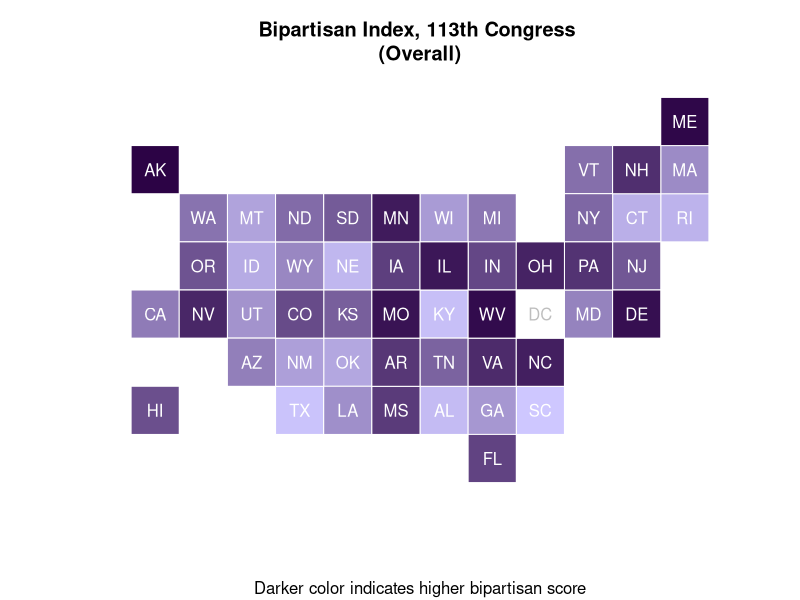
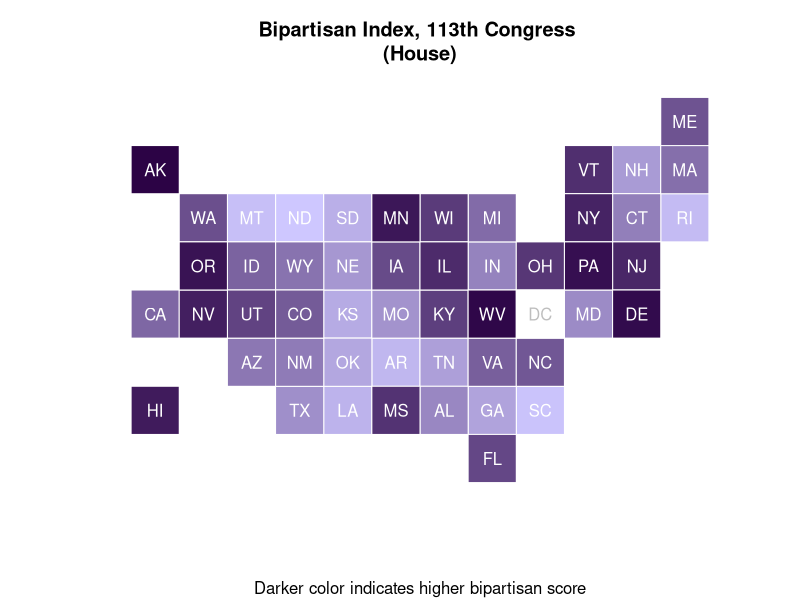
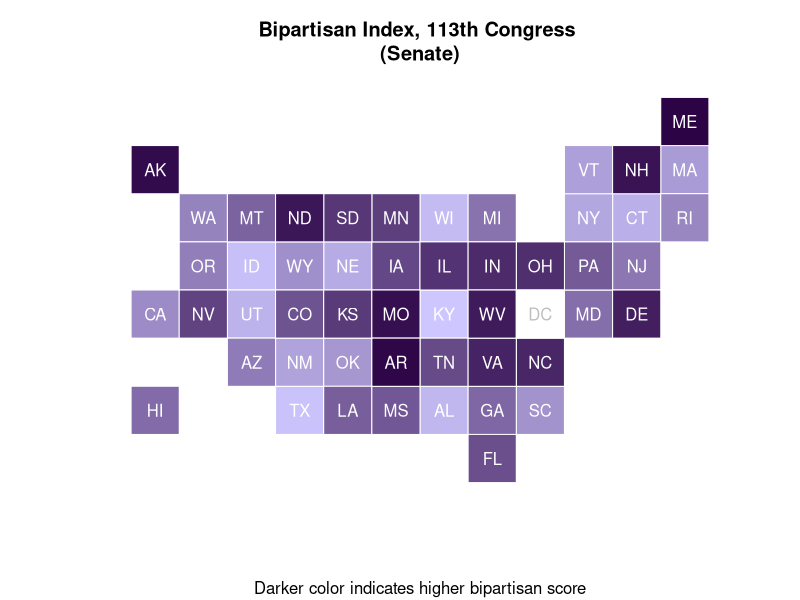

Recreate these plots in R, in order.
# Bipartisan score data visualization
# 03-Gridmap.R
# Author: Huade Huo <hh561@georgetown.edu>
# License: MIT

# Read griddata
griddata <- read.csv("Data/gridmap.csv")
HvSv <- read.csv("Data/HvSv.csv")

# Gradient of n colors
# startColor = "#CEC7FF", endColor = "#290042" -purple

colorPalettefun <- function(startColor = "#CEC7FF", endColor = "#290042", numColor = 51){
  colfunc <- colorRampPalette(c(startColor, endColor))
  colfunc(numColor)
}

# Merge grid data and users' data
SelectSort <- function(df, state_abb, value){
  data <- df[c(state_abb, value)]
  names(data) <- c("abb", "datavalue")
  data <- merge(griddata, data, by = "abb")
  data <- data[order(data$datavalue),]
  return(data)
}

# Main function
gridMap <- function(title, Subtitle){
  # Assign colors
  data_sc$gridColor <- colorPalettefun(numColor = 51)
  
  # Init plot
  plot(c(0, 12), c(0,8), type = "n", bty="n", 
       xaxt='n', yaxt='n', ann=FALSE,asp=1)
  title(main = title, sub = Subtitle)
  
  for (i in 1:nrow(data_sc)){
    if (!is.na(data_sc$datavalue[i])){
      rect(data_sc$xl[i],data_sc$yb[i],data_sc$xr[i],data_sc$yt[i],col=data_sc$gridColor[i], border="white")
      text(0.5*(data_sc$xl[i]+data_sc$xr[i]),
           0.5*(data_sc$yb[i]+data_sc$yt[i]), 
           labels = data_sc$abb[i],
           col = "white")
    }
    else {
      rect(data_sc$xl[i],data_sc$yb[i],data_sc$xr[i],data_sc$yt[i],  border="white")
      text(0.5*(data_sc$xl[i]+data_sc$xr[i]),
           0.5*(data_sc$yb[i]+data_sc$yt[i]), 
           labels = data_sc$abb[i],
           col = "grey")
    }

  }
}

# Overall
data_sc <- SelectSort(HvSv, state_abb = "abb", value = "AvgScore")
gridMap(title = "Bipartisan Index, 113th Congress \n(Overall)", 
        Subtitle = "Darker color indicates higher bipartisan score")
dev.copy(png,'Figures/Grid_map_overall.png')
dev.off()

# House
data_sc <- SelectSort(HvSv, state_abb = "abb", value = "Hv")
gridMap(title = "Bipartisan Index, 113th Congress \n(House)", 
        Subtitle = "Darker color indicates higher bipartisan score")
dev.copy(png,'Figures/Grid_map_House.png')
dev.off()

# Senate
data_sc <- SelectSort(HvSv, state_abb = "abb", value = "Sv")
gridMap(title = "Bipartisan Index, 113th Congress \n(Senate)", 
        Subtitle = "Darker color indicates higher bipartisan score")
dev.copy(png,'Figures/Grid_map_Senate.png')
dev.off()